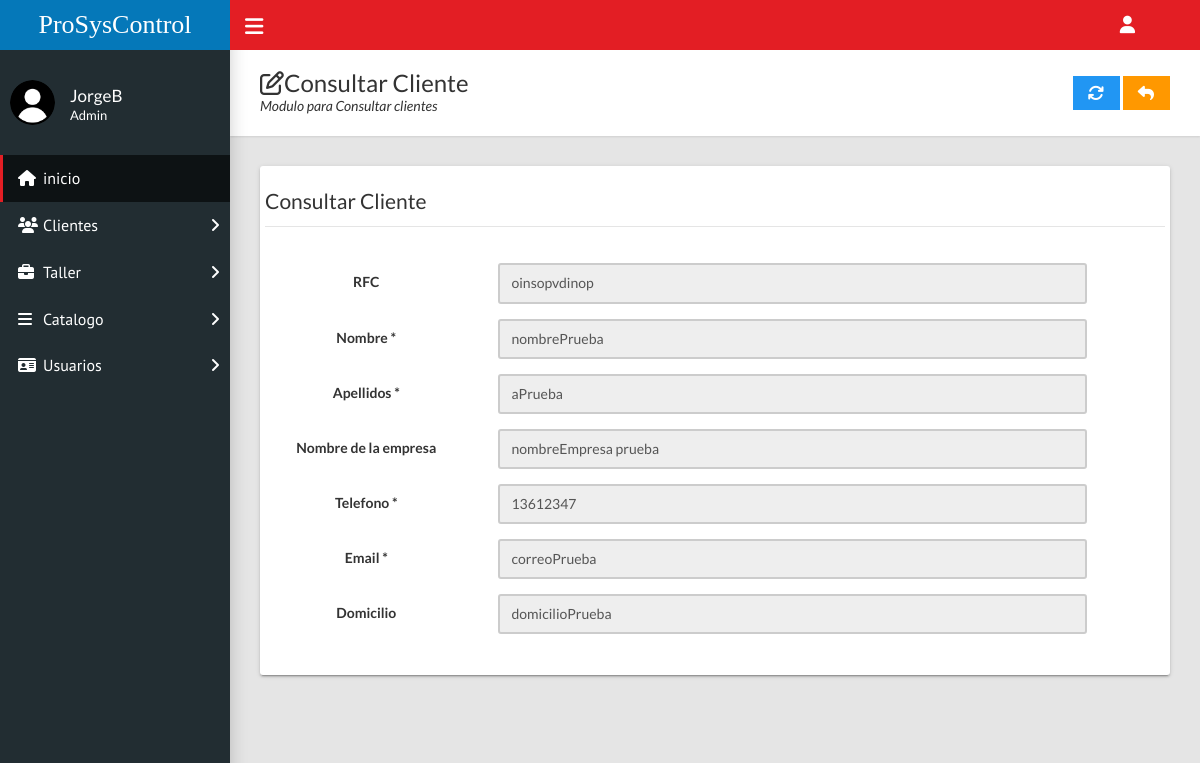
/home.php?c=cliente&a=FormConsultar&id=1 (signed in), run on the app's committed database.
### tables this page shows
CREATE TABLE `clientes` (
  `idClientes` int(11) NOT NULL,
  `rfc` varchar(20) NOT NULL,
  `nombreCliente` varchar(50) NOT NULL,
  `apellidosC` varchar(50) NOT NULL,
  `nombreEmpresa` varchar(70) NOT NULL,
  `telefono` varchar(10) NOT NULL,
  `email` varchar(70) NOT NULL,
  `domicilio` varchar(150) NOT NULL
);

### controladores/cliente.controlador.php (called while the page is built, shortened)
<?php
require_once "modelos/cliente.php";
class ClienteControlador{
    private $modelo;
    public function __CONSTRUCT(){
        $this->modelo = new Cliente;
    }
    public function FormConsultar(){
        $titulo="Consultar";
        $clienteSQL = new Cliente();
        if(isset($_GET['id'])){
            $clienteSQL=$this->modelo->Obtener($_GET['id']);
        }
        require_once "vistas/encabezado.php";
        require_once "vistas/cliente/consulta_Cliente.php";
        require_once "vistas/pie.php";
    }
}

### modelos/database.php (called while the page is built, shortened)
<?php
class Database{
    public static function Conectar(){
        try{
            $conexion = new PDO("mysql:host=".self::servidor.";dbname=".self::nombrebd.";charset=utf8", self::usuariobd,
            self::clave);
            $conexion -> setAttribute(PDO::ATTR_ERRMODE, PDO::ERRMODE_EXCEPTION);
            return $conexion;
        }catch(PDOException $e){
            return "Fallo " .$e->getMessage();
        }
    }
}

### modelos/cliente.php (called while the page is built, shortened)
<?php
class Cliente{
    private $pdo;
    private $id;
    private $rfc;
    private $nombre;
    private $apellidosC;
    private $nombreEmpresa;
    private $telefono;
    private $email;
    private $domicilio;
    public function __CONSTRUCT(){
        $this->pdo = Database::Conectar();
    }
    public function getId() : ?int{
        return $this->id;
    }
    public function setId(int $id){
        $this->id = $id;
    }
    public function getRfc() : ?string{
        return $this->rfc;
    }
    public function setRfc(string $rfc){
        $this->rfc = $rfc;
    }
    public function getNombre() : ? string{
        return $this->nombre;
    }
    public function setNombre(string $nombre){
        $this->nombre = $nombre;
    }
    public function getApellidos() : ? string{
        return $this->apellidosC;
    }
    public function setApellidos(string $apellidosC){
        $this->apellidosC = $apellidosC;
    }
    public function getNombreEmpresa() : ? string{
        return $this->nombreEmpresa;
    }
    public function setNombreEmpresa(string $nombreEmpresa){
        $this->nombreEmpresa = $nombreEmpresa;
    }
    public function getTelefono() : ? string{
        return $this->telefono;
    }
    public function setTelefono(string $telefono){
        $this->telefono = $telefono;
    }
    public function getEmail() : ?string{
        return $this->email;
    }
    public function setEmail(string $email){
        $this->email = $email;
    }
    public function getDomicilio() : ?string{
        return $this->domicilio;
    }
    public function setDomicilio(string $domicilio){
        $this->domicilio = $domicilio;
    }
    public function Obtener($nombre){
        try{
            $consulta = $this ->pdo ->prepare("SELECT * FROM clientes WHERE idClientes=?;");
            $consulta->execute(array($nombre));
            $reCliente=$consulta->fetch(PDO::FETCH_OBJ);
            $clienteSQL=new Cliente();
            $clienteSQL->setId($reCliente->idClientes);
            $clienteSQL->setRfc($reCliente->rfc);
            $clienteSQL->setNombre($reCliente->nombreCliente);
            $clienteSQL->setApellidos($reCliente->apellidosC);
            $clienteSQL->setNombreEmpresa($reCliente->nombreEmpresa);
            $clienteSQL->setTelefono($reCliente->telefono);
            $clienteSQL->setEmail($reCliente->email);
            $clienteSQL->setDomicilio($reCliente->domicilio);
            return $clienteSQL;
        }catch(Exception $excepcion){
            die($excepcion->getMessage());
        }
    }
}

### vistas/cliente/consulta_Cliente.php (the view, shortened to what this page needs)
<div class="content-wrapper">
  <div class="page-title">
    <div>
      <h1><i class="fa fa-edit"></i><?=$titulo?> Cliente</h1>
      <p>Modulo para <?=$titulo?> clientes</p>
    </div>
    <div>
    <a class="btn btn-info btn-flat" href="?c=cliente&a=FormCrear&id=<?=$clienteSQL->getId()?>"><i class="fa fa-lg fa-refresh"></i></a>
    <a class="btn btn-warning btn-flat" href="?c=cliente"><i class="fa fa-lg fa-reply"></i></a>
    </div>
  </div>
  <div class="row">
    <div class="col-md-12">
      <div class="card">
        <div class="row">
          <div class="well bs-component">
            <form class="form-horizontal" method="POST" action="?c=cliente&a=Guardar">
              <fieldset>
              <legend><?=$titulo?> Cliente</legend>
              <div class="form-group">
                      <div class="col-lg-10">
                    </div>
                  </div>
                  <div class="form-group">
                  <label class="control-label col-md-3" for="Rfc" >RFC </label>
                  <div class="col-md-8">
                    <input class="form-control" name="rfc" id="rfc" type="text" placeholder="Introduce el rfc del cliente" pattern="^([a-zA-ZÑ\x26]{3,4}([0-9]{2})(0[1-9]|1[0-2])(0[1-9]|1[0-9]|2[0-9]|3[0-1]))([a-zA-Z\d]{3})?$" value="<?=$clienteSQL->getRfc()?>" disabled>
                  </div>
                  </div>
                  <div class="form-group">
                  <label class="control-label col-md-3" for="NombreCliente">Nombre *</label>
                  <div class="col-md-8">
                    <input class="form-control" name="nombreCliente" id="nombreCliente" type="text" placeholder="Nombre" pattern="[a-zA-ZáéíóúÁÉÍÓÚñÑ. ]{2,20}" value="<?=$clienteSQL->getNombre()?>" required="" disabled>
                  </div>
                  </div>
                  <div class="form-group">
                  <label class="control-label col-md-3" for="ApellidosC">Apellidos *</label>
                  <div class="col-md-8">
                    <input class="form-control" name="apellidosC" id="apellidoPaterno" type="text" placeholder="Apellidos" value="<?= $clienteSQL->getApellidos() ?>" onchange="handleSubmit()" maxlength="30" min="1" onkeypress="return ((event.charCode >= 65 && event.charCode <= 90) || (event.charCode >= 97 && event.charCode <= 122) || (event.charCode == 32))" disabled>
                  </div>
                </div>
                  <div class="form-group">
                  <label class="control-label col-md-3" for="NombreEmpresa">Nombre de la empresa</label>
                  <div class="col-md-8">
                    <input class="form-control" name="nombreEmpresa" id="nombreEmpresa" type="text" placeholder="Nombre de la Empresa" value="<?=$clienteSQL->getNombreEmpresa()?>" disabled>
                  </div>
                  </div>
                  <div class="form-group">
                  <label class="control-label col-md-3" for="Telefono">Telefono *</label>
                  <div class="col-md-8">
                    <input class="form-control" name="telefono" id="telefono" type="text" placeholder="Telefono" value="<?=$clienteSQL->getTelefono()?>" required="" disabled>
                  </div>
                  </div>
                  <div class="form-group">
                  <label class="control-label col-md-3" for="NombreEmpresa">Email *</label>
                  <div class="col-md-8">
                    <input class="form-control" name="email" id="email" type="text" placeholder="Correo Electronico" pattern="^[a-z0-9!#$%&'*+/=?^_`{|}~-]+(?:\.[a-z0-9!#$%&'*+/=?^_`{|}~-]+)*@(?:[a-z0-9](?:[a-z0-9-]*[a-z0-9])?\.)+[a-z0-9](?:[a-z0-9-]*[a-z0-9])?$" value="<?=$clienteSQL->getEmail()?>" required="" disabled>
                  </div>
                  </div>
                  <div class="form-group">
                  <label class="control-label col-md-3" for="NombreEmpresa">Domicilio</label>
                  <div class="col-md-8">
                    <input class="form-control" name="domicilio" id="domicilio" type="text" placeholder="Domicilio" value="<?=$clienteSQL->getDomicilio()?>" disabled>
                  </div>
                  </div>
                    <div>
                      <label class="col-md-3" for=""></label>
                      <label class="col-md-3" for=""></label>
                      <label class="col-md-3" for=""></label>
                    </div>
                  </div>
        </div>
      </div>
    </div>
  </div>

### data on the page
clientes: rfc "oinsopvdinop", nombreCliente "nombrePrueba", apellidosC "aPrueba", nombreEmpresa "nombreEmpresa prueba", telefono "13612347", email "correoPrueba", domicilio "domicilioPrueba"

### other printed values
$usuario "JorgeB"
$_SESSION['tipoUsuario'] "Admin"
$titulo "Consultar"
